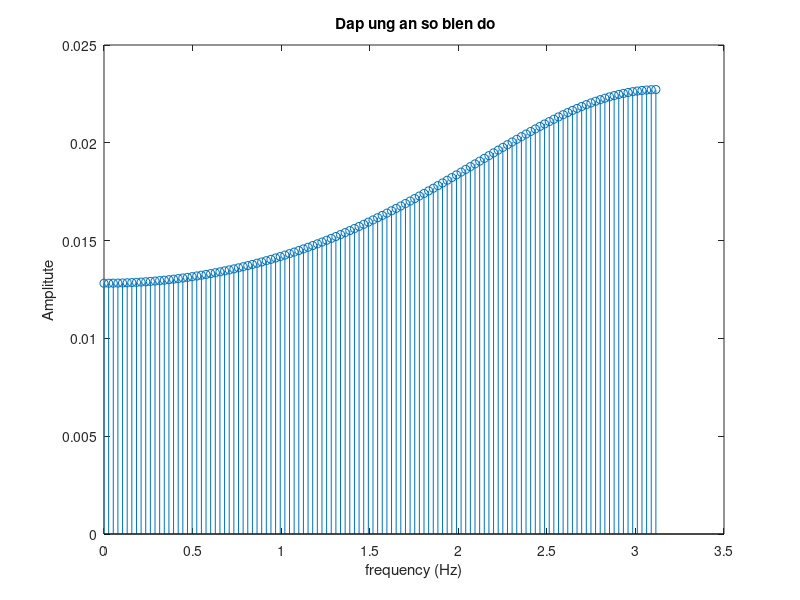

MATLAB code to generate this figure:
%Chuong5 bai 1 MATLAB
clc, clear all,close all;
b = [1]
a = [ 1 17 60]
%dap ung tan so cua bo loc tuong tu
L = 120
[H,W] = freqz(b,a,L)
stem( W, abs(H))
title(' Dap ung an so bien do')
xlabel('frequency (Hz)')
ylabel('Amplitute')

